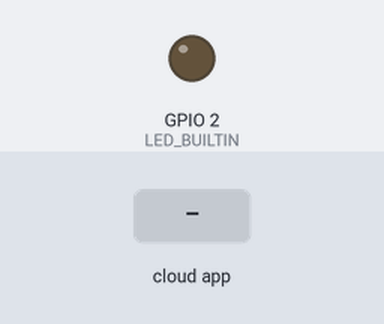
Recording of a sketch running on a simulated ESP32. Shown: output pins drawn as LEDs (lit = HIGH). The inputs (shaded band) are chosen by the test bench. WiFi joins after 1.5 s; servers stay silent unless stated; the ROS host is connected and sends only what is stated; what the sketch prints to the serial monitor is not drawn.

Above: at 0.1 s.
At 2.7 s:
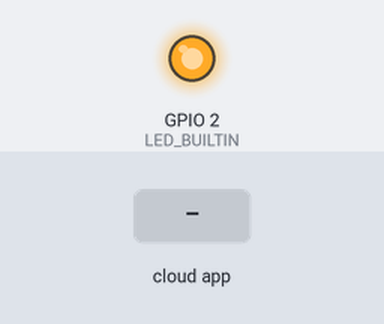
2.8 s: the phone or cloud app sets linear.x to -100
Timing chart, 0 to 5.8 s (numbered marks = the images above; inputs shaded):
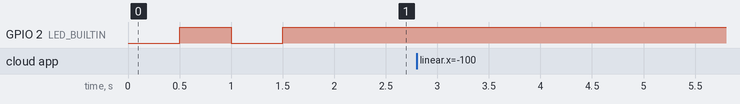

Measured:
- after the input at 2.8 s, every drawn part: stays the same

The sketch:

ESP32_bridge.ino
```cpp
#include <stdlib.h>
#include "WiFi.h"

#include <ros.h>
#include <ros/time.h>
#include <geometry_msgs/Twist.h>
#include <sensor_msgs/Range.h>

#include "CommandParser.h"
#include "StatusLed.h"

const char* ssid = "MTSRouter-997F5A";
const char* password = "01965919";

// Set the rosserial socket server IP address and port
IPAddress server(192,168,1,110);
const uint16_t serverPort = 11411;

// Create parser to manage commands
CommandParser<sensor_data_t, actuator_data_t> cmdParser;
StatusLed statusLed;

// ROS node declaration
ros::NodeHandle BridgeNode;

// ROS publishers
sensor_msgs::Range rangeLeftMessage;
sensor_msgs::Range rangeFrontMessage;
sensor_msgs::Range rangeRightMessage;
ros::Publisher rangeLeftPublisher("/car/range_left", &rangeLeftMessage);
ros::Publisher rangeFrontPublisher("/car/range_front", &rangeFrontMessage);
ros::Publisher rangeRightPublisher("/car/range_right", &rangeRightMessage);

void redirectActuator(const geometry_msgs::Twist& rActuatorData);

// ROS SUBSCRIBERS
geometry_msgs::Twist actuatorDataMessage;
ros::Subscriber<geometry_msgs::Twist> ActuatorDataSubscriber("/car/actuator_data", &redirectActuator);

void redirectActuator(const geometry_msgs::Twist& rActuatorData)
{
    actuator_data_t actuatorData;
    actuatorData.distance = rActuatorData.linear.x;
    actuatorData.azimuth = rActuatorData.angular.z;
    Serial.print("Actuate at: distance = ");
    Serial.print(actuatorData.distance);
    Serial.print("m; azimuth = ");
    Serial.print(actuatorData.azimuth);
    Serial.println("rad");

    cmdParser.push(actuatorData);
}

bool redirectResponse()
{
    sensor_data_t sensorData;
    if (cmdParser.pull(sensorData))
    {
        Serial.println("Sensor data received");
        ros::Time currentTime = BridgeNode.now();

        rangeLeftMessage.header.stamp = currentTime;
        rangeLeftMessage.range = sensorData.range_left;
        rangeLeftPublisher.publish(&rangeLeftMessage);

        rangeFrontMessage.header.stamp = currentTime;
        rangeFrontMessage.range = sensorData.range_front;
        rangeFrontPublisher.publish(&rangeFrontMessage);

        rangeRightMessage.header.stamp = currentTime;
        rangeRightMessage.range = sensorData.range_right;
        rangeRightPublisher.publish(&rangeRightMessage);

        return true;
    }

    return false;
}

void connectNetwork()
{
    // Connect ESP32 to the Wi-Fi netowrk
    WiFi.begin(ssid, password);
    while (WiFi.status() != WL_CONNECTED)
    {
      delay(500);
      statusLed.toggle();
    }
}

void initializeROS()
{
    // Set the connection to rosserial socket server
    BridgeNode.getHardware()->setConnection(server, serverPort);
    BridgeNode.initNode();
    BridgeNode.advertise(rangeLeftPublisher);
    BridgeNode.advertise(rangeFrontPublisher);
    BridgeNode.advertise(rangeRightPublisher);
    BridgeNode.subscribe(ActuatorDataSubscriber);

    // Initialize messages to public.
    rangeLeftMessage.radiation_type = sensor_msgs::Range::ULTRASOUND;
    rangeLeftMessage.header.frame_id =  "/ultrasound";
    rangeLeftMessage.field_of_view = 0.1;
    rangeLeftMessage.min_range = 0.0;
    rangeLeftMessage.max_range = 5;
    rangeFrontMessage.radiation_type = sensor_msgs::Range::ULTRASOUND;
    rangeFrontMessage.header.frame_id =  "/ultrasound";
    rangeFrontMessage.field_of_view = 0.1;
    rangeFrontMessage.min_range = 0.0;
    rangeFrontMessage.max_range = 5;
    rangeRightMessage.radiation_type = sensor_msgs::Range::ULTRASOUND;
    rangeRightMessage.header.frame_id =  "/ultrasound";
    rangeRightMessage.field_of_view = 0.1;
    rangeRightMessage.min_range = 0.0;
    rangeRightMessage.max_range = 5;
}

void connectROS()
{
    while(BridgeNode.connected() == 0)
    {
        BridgeNode.spinOnce();
        delay(500);
        statusLed.toggle();
    }

    statusLed.setOn();
}

void setup()
{
    Serial.begin(115200);
    cmdParser.init(9600);

    connectNetwork();
    initializeROS();
    connectROS();
}

void loop()
{
    if(BridgeNode.connected() == 1)
    {
        statusLed.setOn();
        redirectResponse();
    }
    else
    {
        statusLed.setOff();
        // TODO: Restart module
    }

    BridgeNode.spinOnce();
    delay(200);
}
```

CommandParser.h
```cpp
#pragma once

typedef struct
{
    float range_left;
    float range_front;
    float range_right;
} __attribute__((__packed__)) sensor_data_t;

typedef struct
{
    float distance;
    float azimuth;
} __attribute__((__packed__)) actuator_data_t;

template<typename PullType, typename PushType>
class CommandParser
{
public:
    CommandParser()
    {
    }

    ~CommandParser()
    {
    }

    void init(unsigned baudrate)
    {
        Serial2.begin(baudrate, SERIAL_8E2);
    }

    bool pull(PullType& rData)
    {
        bool bSuccess = (Serial2.available() == sizeof(PullType)) &&
            (Serial2.readBytes((char*)(&rData), sizeof(PullType)) == sizeof(PullType));

        flushBuffer();
        return bSuccess;
    }

  	bool push(const PushType& rData)
  	{
        return Serial2.write((const uint8_t*)(&rData), sizeof(PushType)) == sizeof(PushType);
  	}

private:
    bool flushBuffer()
    {
        while(Serial2.available() > 0) Serial2.read();
        return true;
    }
};
```

StatusLed.h
```cpp
#pragma once

class StatusLed
{
public:
    StatusLed()
    {
        pinMode(LED_BUILTIN, OUTPUT);
        this->setOff();
    }

    void setOn()
    {
        digitalWrite(LED_BUILTIN, true);
    }

    void setOff()
    {
        digitalWrite(LED_BUILTIN, false);
    }

    void toggle()
    {
        digitalWrite(LED_BUILTIN, !digitalRead(LED_BUILTIN));
    }
};
```
